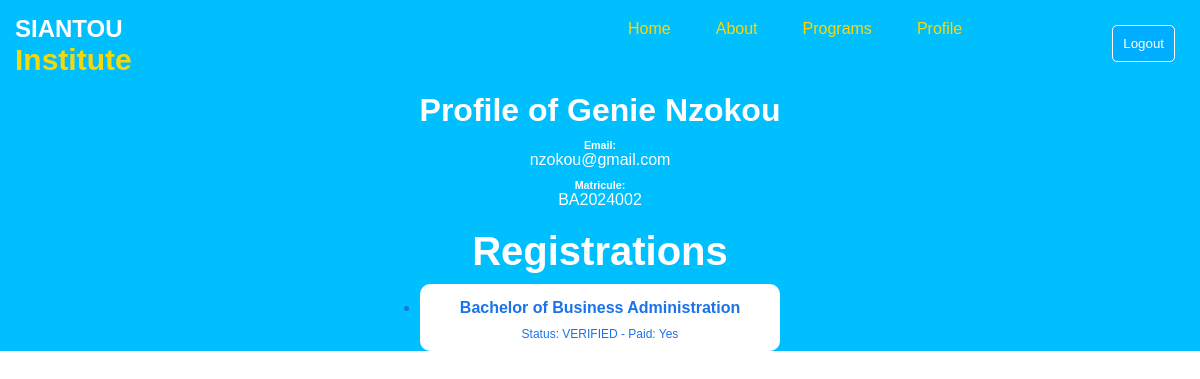
Page /profile (signed in) on the committed database.
### models.py (models this page shows)
class Student(db.Model):
    __tablename__ = 'student'
    id = db.Column(db.Integer, primary_key=True)
    first_name = db.Column(db.String(50))
    last_name = db.Column(db.String(50))
    email = db.Column(db.String(50), unique=True, nullable=False)
    matricule = db.Column(db.String(50), unique=True)
    password = db.Column(db.String(250), nullable=False)
    registrations = db.relationship('Registration', backref='student', lazy=True)
    registration_documents = db.relationship('RegistrationDocument', backref='student', lazy=True)
    payments = db.relationship('Payment', backref='student', lazy=True)
    created_at = db.Column(db.DateTime, default=datetime.now())
    updated_at = db.Column(db.DateTime, default=datetime.now(), onupdate=datetime.now())

class Registration(db.Model):
    __tablename__ = 'registration'
    id = db.Column(db.Integer, primary_key=True)
    student_id = db.Column(db.Integer, db.ForeignKey('student.id'), nullable=False)
    program_id = db.Column(db.Integer, db.ForeignKey('program.id'), nullable=False)
    verification_status = db.Column(db.String(50), nullable=False, default='PENDING')
    has_paid = db.Column(db.Boolean, nullable=False, default=False)
    registration_documents = db.relationship('RegistrationDocument', backref='registration', lazy=True)
    payments = db.relationship('Payment', backref='registration', lazy=True)
    created_at = db.Column(db.DateTime, default=datetime.now())
    updated_at = db.Column(db.DateTime, default=datetime.now(), onupdate=datetime.now())

class Program(db.Model):
    __tablename__ = 'program'
    id = db.Column(db.Integer, primary_key=True)
    name = db.Column(db.String(50), nullable=False)
    department = db.Column(db.String(50), nullable=False)
    tuition = db.Column(db.Float, nullable=False)
    description = db.Column(db.Text, nullable=False)
    registrations = db.relationship('Registration', backref='program', lazy=True)
    program_courses = db.relationship('ProgramCourse', backref='program', lazy=True)
    created_at = db.Column(db.DateTime, default=datetime.now())
    updated_at = db.Column(db.DateTime, default=datetime.now(), onupdate=datetime.now())

### blueprints/main.py (the view)
@bp.route('/profile')
@login_required
def profile():
    student_id = session['user_id']
    student = Student.query.get_or_404(student_id)
    registrations = Registration.query.filter_by(student_id=student_id).all()
    return render_template('profile.html', student=student, registrations=registrations)

### blueprints/main.py (called while the page is built)
def login_required(f):
    @wraps(f)
    def decorated_function(*args, **kwargs):
        if 'user_id' not in session:
            return redirect(url_for('main.login'))
        return f(*args, **kwargs)
    return decorated_function

### templates/profile.html (shortened to what this page needs)
<!DOCTYPE html>
<html lang="en">
<head>
    <link rel="stylesheet" href="{{ url_for('static', filename='school.css') }}"/>
</head>
<body>
<div class="schoolSyst">
        <div class="navBar">
            <div class="logo">
                <h2>SIANTOU <span>Institute</span></h2>
            </div>
            <div class="navElts">
                <ul>
                    <li><a href="{{ url_for('main.home') }}"> Home </a></li>
                    <li><a href="#"> About </a></li>
                    <li><a href="#"> Programs </a></li>
                    {% if 'user_id' in session %}
                        <li><a href="{{ url_for('main.profile') }}"> Profile </a></li>
                    {% endif %}
                </ul>
            </div>
            <div class="btns">
                {% if 'user_id' in session %}
                   <button class="logo"> <a href="{{ url_for('main.logout') }}">Logout</a> </button>
                {% else %}
                    <button class="register"><a href="{{ url_for('main.register') }}">Register</a></button>
                    <button class="logo"><a href="{{ url_for('main.login') }}">Login</a></button>
                {% endif %}
            </div>
        </div>
<div class="headElt" style="height: fit-content">
    <h1>Profile of {{ student.first_name }} {{ student.last_name }}</h1>
    <p><h6>Email:</h6>  {{ student.email }}</p>
    {% if student.matricule %}
        <p><h6>Matricule:</h6>  {{ student.matricule }}</p>
    {% else %}
        <p><h6>Matricule:</h6>  ...</p>
    {% endif %}
    <h2>Registrations</h2>
    <ul style="display: flex; justify-content: center; align-items: center; flex-direction: column">
        {% for registration in registrations %}
            <li style="background-color: white; width: 30%; color: #1a73e8; margin-top: 10px; border-radius: 10px; padding-top: 15px">
                    <h4> {{ registration.program.name }}</h4>
                    <p style="color: #1a73e8">Status: {{ registration.verification_status }} - Paid: {{ 'Yes' if registration.has_paid else 'No' }}</p>
            </li>
        {% endfor %}
    </ul>
</div>
</body>
</html>

### static/school.css (style rules this page uses)
* { margin: 0; padding: 0; }
.schoolSyst { font-family: Arial, Helvetica, sans-serif; }
.navBar { display: flex; flex-direction: row; border-bottom: rgb(73, 73, 73); width: 100%; color: white; background-color: rgb(0, 191, 255); }
.logo { margin: 15px; }
.logo h2 span { color: rgba(255, 217, 0, 0.957); font-size: 30px; }
.navElts { align-items: right; position: relative; left: 30%; }
.navElts ul { display: flex; flex-direction: row; margin: 20px; align-items: right; }
.navElts ul li { list-style-type: none; font-size: 16px; margin-left: 45px; }
ul li a { text-decoration: none; color: gold; }
.btns { margin: 10px 10px 5px 40%; }
.btns button { background-color: rgb(0, 174, 255); border: 1px solid grey; border-radius: 5px; border-color: white; padding: 10px; margin-left: 10px; }
.btns button a { color:white; text-decoration:none; }
.headElt { width: 100%; background-color: rgb(0, 191, 255); padding: 0px; text-align: center; color: white; height: 350px; overflow: hidden; }
.headElt h2 { font-size: 40px; margin-top: 20px; }
.headElt p { margin: 10px; color: white; font-size: 12px; }

### rows in the picture
Student: first_name "Genie", last_name "Nzokou", email "nzokou@gmail.com", matricule "BA2024002"
Registration: program.name "Bachelor of Business Administration", verification_status "VERIFIED", has_paid "Yes"
